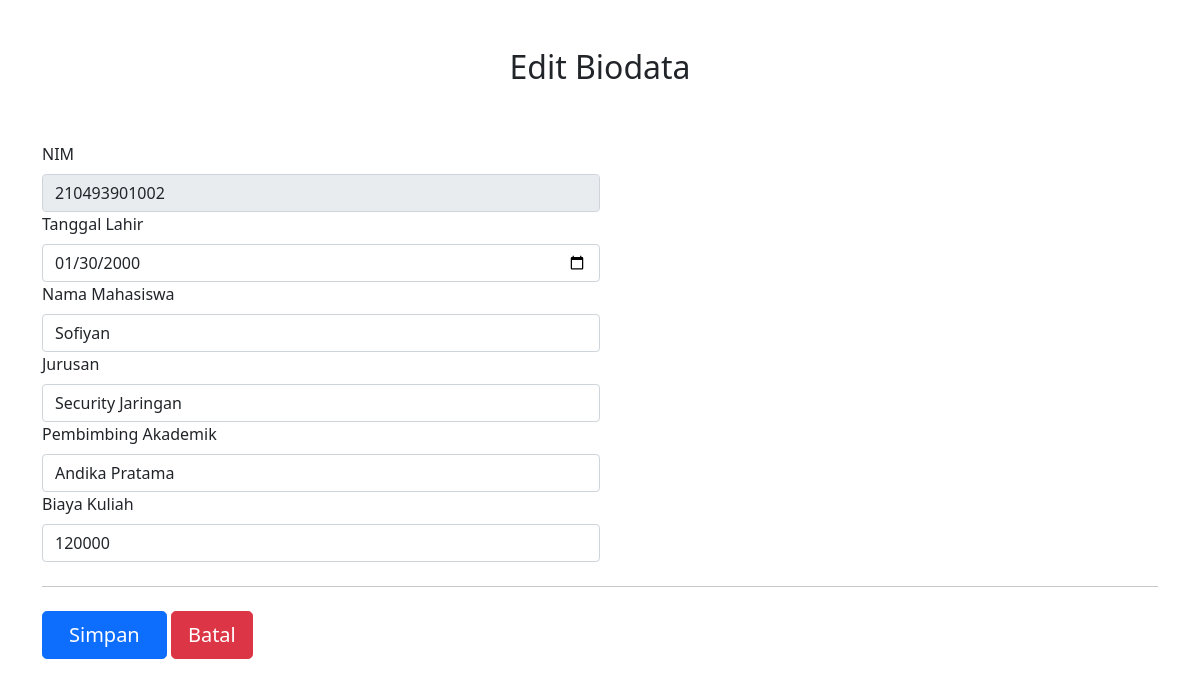
Page /biodata/edit/210493901002 on the committed database.
### tables this page shows
CREATE TABLE `biodata` (
  `nim` varchar(255) NOT NULL,
  `tanggal_lahir` date NOT NULL,
  `nama_mahasiswa` varchar(255) NOT NULL,
  `id_jurusan` varchar(255) NOT NULL,
  `id_pa` varchar(255) NOT NULL,
  `biaya_kuliah` int(11) NOT NULL
);

CREATE TABLE `jurusan` (
  `id_jurusan` varchar(255) NOT NULL,
  `nama_jurusan` varchar(255) NOT NULL
);

CREATE TABLE `pembimbing` (
  `id_pa` varchar(255) NOT NULL,
  `nama_pa` varchar(255) NOT NULL
);

### application/controllers/Biodata.php (called while the page is built, shortened)
<?php
class Biodata extends CI_Controller
{
	public function __construct()
	{
		$this->load->model('Master', 'ms');
		$this->load->library('session');
	}
	public function edit($id)
	{
		$data = [
			"base" => base_url(),
			"menu" => "biodata",
			"page" => "edit",
			'url' => '../edit_aksi',
			'row' => $this->ms->getby_id('biodata', $id, 'nim')->row()
		];
		$data["pembimbing"] = $this->ms->getAll('pembimbing')->result();
		$data["jurusan"] = $this->ms->getAll('jurusan')->result();
		$this->load->view('edit', $data);
	}
}

### index.php (called while the page is built, shortened)
<?php
require_once BASEPATH . 'core/CodeIgniter.php';

### application/models/Master.php (called while the page is built, shortened)
<?php
class Master extends CI_Model
{
    function getAll($table)
    {
        return $this->db->query("SELECT * FROM $table");
    }
    function getby_id($table, $field, $id)
    {
        return $this->db->query("SELECT * FROM $table where $id='$field'");
    }
}

### application/views/edit.php (the view, shortened to what this page needs)
<!DOCTYPE html>
<html lang="en">
<head>
    <link href="<?= $base ?>assets/dist/css/bootstrap.min.css" rel="stylesheet">
</head>
<body>
    <main class="container">
        <div class="py-5 text-center">
            <h2>Edit Biodata</h2>
        </div>
        <div class="row g-5">
            <div class="col-md-12 col-lg-12">
                <form action="<?= $url ?>" method="post">
                    <div class="col-6">
                        <div class="col">
                            <label for="nim" class="form-label">NIM</label>
                            <input readonly oninvalid="this.setCustomValidity('Mohon isi dulu..')" oninput="setCustomValidity('')" type="text" class="form-control" id="nim" name="nim" placeholder="nim" value="<?= $row->nim ?>" required>
                        </div>
                        <div class="col">
                            <label for="tgl" class="form-label">Tanggal Lahir</label>
                            <input oninvalid="this.setCustomValidity('Mohon isi dulu..')" oninput="setCustomValidity('')" type="date" class="form-control" id="tgl" name="tgl" placeholder="tgl" value="<?= $row->tanggal_lahir ?>" required>
                        </div>
                        <div class="col">
                            <label for="nama" class="form-label">Nama Mahasiswa</label>
                            <input oninvalid="this.setCustomValidity('Mohon isi dulu..')" oninput="setCustomValidity('')" type="text" class="form-control" id="nama" name="nama" placeholder="nama" value="<?= $row->nama_mahasiswa ?>" required>
                        </div>
                        <div class="col">
                            <label for="jurusan" class="form-label">Jurusan</label>
                            <select class="form-control" name="jurusan" id="jurusan">
                                <?php
                                foreach ($jurusan as $val) : ?>
                                    <option <?= ($row->id_jurusan == $val->id_jurusan) ? 'selected' : '' ?> value="<?= $val->id_jurusan ?>"><?= $val->nama_jurusan ?></option>
                                <?php endforeach ?>
                            </select>
                        </div>
                        <div class="col">
                            <label for="pembimbing" class="form-label">Pembimbing Akademik</label>
                            <select class="form-control" name="pembimbing" id="pembimbing">
                                <?php
                                foreach ($pembimbing as $val) : ?>
                                    <option <?= ($row->id_pa == $val->id_pa) ? 'selected' : '' ?> value="<?= $val->id_pa ?>"><?= $val->nama_pa ?></option>
                                <?php endforeach ?>
                            </select>
                        </div>
                        <div class="col">
                            <label for="biaya" class="form-label">Biaya Kuliah</label>
                            <input oninvalid="this.setCustomValidity('Mohon isi dulu..')" oninput="setCustomValidity('')" type="number" class="form-control" id="biaya" name="biaya" placeholder="biaya" value="<?= $row->biaya_kuliah ?>" required>
                        </div>
                    </div>
                    <hr class="my-4">
                    <button id="simpan" class="w-20 btn btn-primary btn-lg btn-data" name="submit" type="submit">Simpan</button>
                    <a class="w-20 btn btn-danger btn-lg" href="<?= $base ?>">Batal</a>
                </form>
            </div>
        </div>
    </main>
</body>
</html>

### application/views/edit.php (style rules this page uses)
.btn-data { padding: 8px 26px; }

### rows in the picture
biodata: nim "210493901002", tgl "01/30/2000", nama "Sofiyan", jurusan "Security Jaringan", pembimbing "Andika Pratama", biaya "120000"
